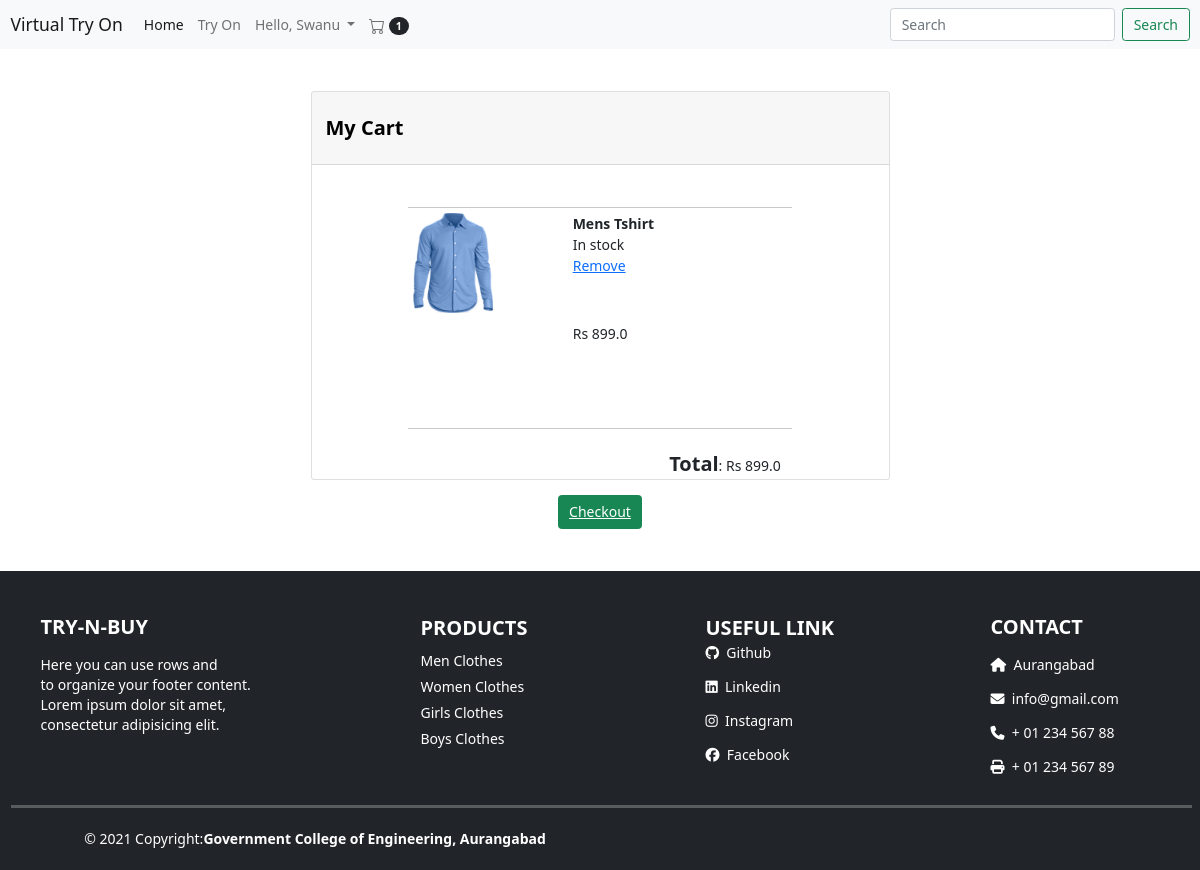
Page /cart (signed in) on the committed database.
### tables this page shows
CREATE TABLE users (userId INTEGER PRIMARY KEY, password TEXT, email TEXT, firstName TEXT, lastName TEXT, address1 TEXT, address2 TEXT, zipcode TEXT, city TEXT, state TEXT, country TEXT, phone TEXT);

CREATE TABLE products (productId INTEGER PRIMARY KEY, name TEXT, price REAL, description TEXT, image TEXT, stock INTEGER, categoryId INTEGER, FOREIGN KEY (categoryId) REFERENCES categories (categoryId));

### main.py (the view)
@app.route("/cart")
def cart():
    if 'email' not in session:
        return redirect(url_for('loginForm'))
    loggedIn, firstName, noOfItems = getLoginDetails()
    email = session['email']
    with sqlite3.connect('database.db') as conn:
        cur = conn.cursor()
        cur.execute("SELECT userId FROM users WHERE email = '" + email + "'")
        userId = cur.fetchone()[0]
        cur.execute("SELECT products.productId, products.name, products.price, products.image FROM products, kart WHERE products.productId = kart.productId AND kart.userId = " + str(userId))
        products = cur.fetchall()
    totalPrice = 0
    for row in products:
        totalPrice += row[2]
    return render_template("cart.html", products=products, totalPrice=totalPrice, loggedIn=loggedIn, firstName=firstName, noOfItems=noOfItems)

### main.py (called while the page is built)
def getLoginDetails():
    with sqlite3.connect('database.db') as conn:
        cur = conn.cursor()
        if 'email' not in session:
            loggedIn = False
            firstName = ''
            noOfItems = 0
        else:
            loggedIn = True
            cur.execute(
                "SELECT userId, firstName FROM users WHERE email = '" + session['email'] + "'")
            userId, firstName = cur.fetchone()
            cur.execute(
                "SELECT count(productId) FROM kart WHERE userId = " + str(userId))
            noOfItems = cur.fetchone()[0]
    conn.close()
    return (loggedIn, firstName, noOfItems)

### templates/cart.html (shortened to what this page needs)
<!DOCTYPE HTML>
<html>
<head>
<link rel="stylesheet" href={{url_for('static', filename='css/cart.css')}} />
<link rel="stylesheet" href={{url_for('static', filename='css/topStyle.css') }} />
<link href="https://cdn.jsdelivr.net/npm/bootstrap@5.0.1/dist/css/bootstrap.min.css" rel="stylesheet"
>
</head>
<body>
	{% include "nav.html" %}
<div  id="cartItems">
  <div class="col-sm-6 container mt-5 mx-auto">
	<div class="card">
		<div class="card-header">
		  <div class="row pt-3 pb-3">
			<div class="col-xl-6 col-lg-6 col-md-6 col-sm-6 col-6 ">
			  <span style="font-size:20px;font-weight:700;color:grey;color:black">My Cart</span>
			</div>
		  </div>
		</div>
	<div id="tableItems" class="col-sm-8 mt-5 mx-auto">
		{% for row in products %}
		<div>
			<hr id="seperator">
			<div id="itemImage">
				<img src={{url_for('static', filename='uploads/'+row[3])}} id="image"/>
			</div>
			<div id="itemName">
				<span id="itemNameTag">{{row[1]}}</span><br>
				In stock<br>
				<a href="/removeFromCart?productId={{row[0]}}">Remove</a>
			</div>
			<div id="itemPrice">
				 Rs {{row[2]}}
			</div>
		</div>
		{% endfor %}
		<hr id="seperator">
	</div>
		<div  id="total">
			<span id="subtotal">Total</span>: Rs {{totalPrice}}
		</div>
</div>
<div class="text-center">
	<button type="button" class="btn btn-success"><a class="text-white" href="/checkout">Checkout</a></button>
  </div>
</div>
</div>
{% include "footer.html" %}
</body>
</html>

### templates/nav.html (shortened to what this page needs)
<html>
    <head>
        <link rel="stylesheet" href={{ url_for('static', filename='css/home.css' ) }} />
	<link rel="stylesheet" href={{ url_for('static', filename='css/topStyle.css' ) }} />
	<link href="https://cdn.jsdelivr.net/npm/bootstrap@5.0.1/dist/css/bootstrap.min.css" rel="stylesheet"
>
		<link href="//cdnjs.cloudflare.com/ajax/libs/semantic-ui/2.2.10/semantic.min.css" rel="stylesheet" id="bootstrap-css">
    </head>
    <body>
        <nav class="navbar d-flex flex-row site-menu navbar-expand-lg navbar-light bg-light">
    <div class="container-fluid">
         <a class="navbar-brand" href="/">Virtual Try On</a>
        <div class="collapse navbar-collapse" id="navbarSupportedContent">
            <ul class="navbar-nav me-auto mb-2 mb-lg-0">
                <li class="nav-item">
                    <a class="nav-link active" aria-current="page" href="/">Home</a>
                </li>
            <li class="nav-item">
                <a class="nav-link " href="#" data-bs-toggle="modal" data-bs-target="#myModal">Try On</a>
            </li>
                {% if not loggedIn %}
                <li class="nav-item">
                        <a class="nav-link" href="/loginForm">Sign In</a>
                </li>
                {% else %}
                <li class="nav-item dropdown">
                    <a class="nav-link dropdown-toggle" href="#" id="navbarDropdown" role="button"
                        data-bs-toggle="dropdown" aria-expanded="false">
                        Hello, {{firstName}}
                    </a>
                </li>
                {% endif %}
                <li class="nav-item">
                    <a class="nav-link " href="/cart">
                          <span class="badge rounded-pill bg-dark">{{noOfItems}}</span>
                </a>
            </ul>
            <form class="d-flex">
                <input class="form-control me-2" type="search" placeholder="Search" aria-label="Search">
                <button class="btn btn-outline-success" type="submit">Search</button>
            </form>
        </div>
    </div>
</nav>
</body>
</html>

### static/css/cart.css (style rules this page uses)
#tableItems { margin-left: 20px; margin-right: 20px; margin-top: 20px; margin-bottom: 20px; }
#itemImage { margin-left: 5px; margin-right: 5px; margin-top: 5px; margin-bottom: 5px; height: 100px; float: left; }
#itemName { margin-left: 5px; margin-right: 5px; margin-top: 5px; margin-bottom: 5px; height: 100px; width: 200px; float: left; }
#itemPrice { margin-left: 5px; margin-right: 5px; margin-top: 5px; margin-bottom: 5px; height: 100px; display: inline-block; }
#image { height: 100px; width: 80px; }
#seperator { margin: 0px; max-width: 400px; }
#total { padding-left: 250px; text-align: center; }
#itemNameTag { font-weight: bold; }
#subtotal { font-weight: bold; font-size: 20px; }
.container { width: auto; max-width: 680px; padding: 0 15px; }
.btn-success { margin-top: 15px; }

### static/css/topStyle.css (style rules this page uses)
.dropdown { position: relative; float: left; }

### static/css/home.css (style rules this page uses)
#itemImage { height: 200px; width: 150px; }

### rows in the picture
users: firstName "Swanu"
products: image (picture), name "Mens Tshirt", price "899.0"

### other values in the picture
{{ noOfItems }} "1"
{{ totalPrice }} "899.0"
